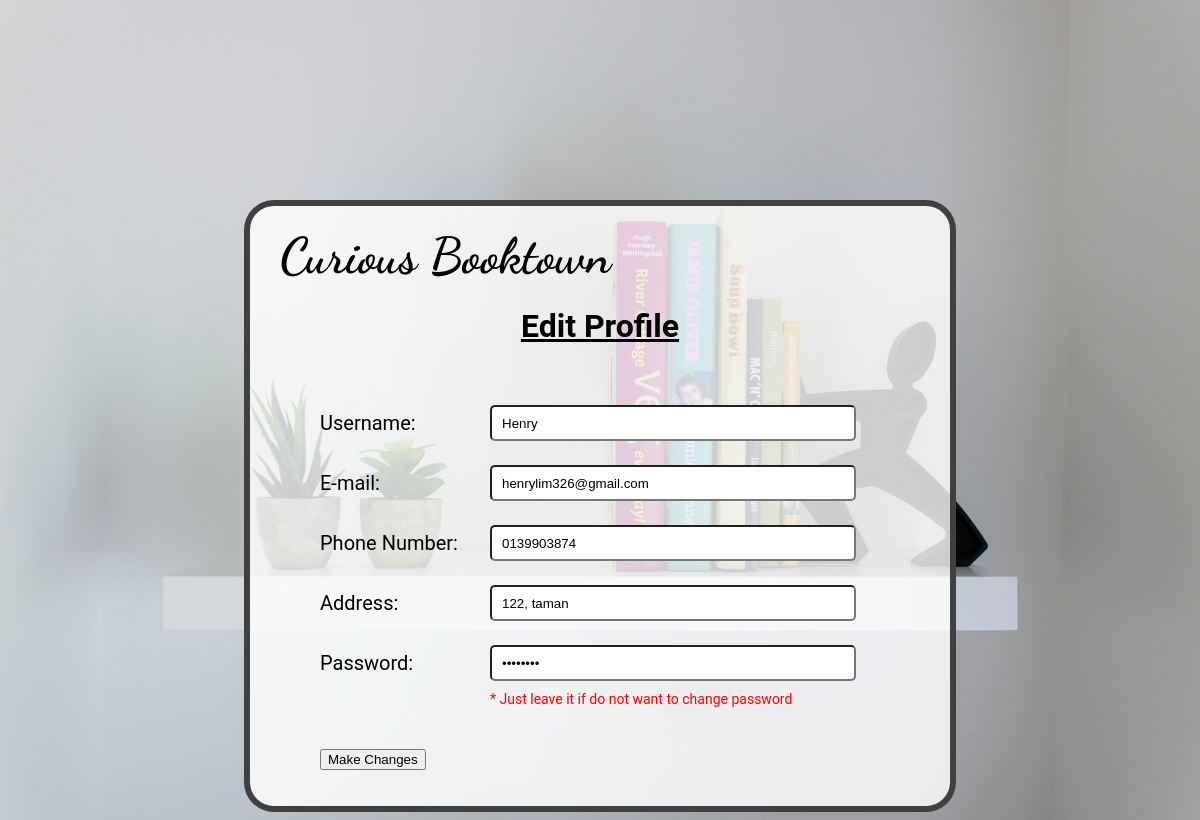
/edit_profile.php?edit_userID=2, run on the app's committed database.
### tables this page shows
CREATE TABLE `customer` (
  `CustID` int(11) NOT NULL,
  `Username` varchar(255) NOT NULL,
  `Email` varchar(255) NOT NULL,
  `PhoneNo` varchar(255) NOT NULL,
  `Address` varchar(255) NOT NULL,
  `Password` varchar(255) NOT NULL
);

### edit_profile.php (the view, shortened to what this page needs)
<!DOCTYPE html>
<html lang="en">
<head>
    <link rel="stylesheet" href="CSS/edit_profile.css">
</head>
<body>
    <?php
    include_once "Functions/connection.php";
        $userID = $_GET['edit_userID'];
        $query = "SELECT * FROM customer WHERE CustID = '$userID'";
        $run = mysqli_query($connect, $query);
        while($row = mysqli_fetch_array($run)){
            $name =  $row['Username'];
            $email = $row['Email'];
            $phone = $row['PhoneNo'];
            $address = $row['Address'];
            $password = $row['Password'];
        }
    ?>
    <div class=box>
        <p id=storename>Curious Booktown</p>
        <h1><u>Edit Profile </u></h1>
            <form action="#" method="post" class=form>
                <div class="edit_pff">
                    <div class="edit_title">
                        <label>Username:</label>
                    </div>
                    <div class="edit_input">
                        <input type="text" name='username' class=inputbox value="<?php echo $name?>"><br><br>
                    </div>
                </div>
                <div class="edit_pff">
                    <div class="edit_title">
                        <label>E-mail:</label>
                    </div>
                    <div class="edit_input">
                        <input type="text" name='email' class=inputbox value="<?php echo $email?>"><br><br>
                    </div>
                </div>
                <div class="edit_pff">
                    <div class="edit_title">
                        <label>Phone Number:</label>
                    </div>
                    <div class="edit_input">
                    <input type="text" name='phone' class=inputbox value="<?php echo $phone?>"><br><br>
                    </div>
                </div>
                <div class="edit_pff">
                    <div class="edit_title">
                        <label>Address:</label>
                    </div>
                    <div class="edit_input">
                    <input type="text" name='address' class=inputbox value="<?php echo $address?>"><br><br>
                    </div>
                </div>
                <div class="edit_pff">
                    <div class="edit_title">
                        <label>Password:</label>
                    </div>
                    <div class="edit_input">
                    <input type="password" name='password' class=inputbox value="<?php echo $password?>"><br>
                    </div>
                </div>
                <p>* Just leave it if do not want to change password </p><br>
                <button type="submit"  name="submit">Make Changes</button>
            </form>
    </div>
</body>
</html>

### CSS/edit_profile.css (style rules this page uses)
body { overflow-x: hidden; background: url("../Images/edit_profile.jpg") no-repeat center center fixed; -webkit-background-size: cover; -moz-background-size: cover; -o-background-size: cover; background-size: cover; font-family: 'Roboto', sans-serif; }
.box { width: 700px; height: 600px; border-color: rgba(64,64,64); border-width: 6px; border-style: solid; margin: auto auto; margin-top: 200px; border-radius: 30px; background-color: rgba(255,255,255,0.8); }
.box h1 { text-align: center; }
#storename { font-size: 50px; font-family: 'Dancing Script',cursive; font-weight: 900; padding-left: 30px; margin-bottom: 3px; margin-top: 20px; }
.form { font-size: 20px; padding-left: 70px; margin-top: 60px; }
.edit_pff { display: flex; }
.edit_title { margin-top: 6px; width: 140px; }
.form p { font-size: 14px; color: red; text-align: left; margin-left: 170px; margin-top: 10px; }
.inputbox { border-radius: 5px; height: 30px; width: 350px; margin-left: 30px; padding-left: 10px; }

### data on the page
customer: username "Henry", email "henrylim326@gmail.com", phone "0139903874", address "122, taman"
